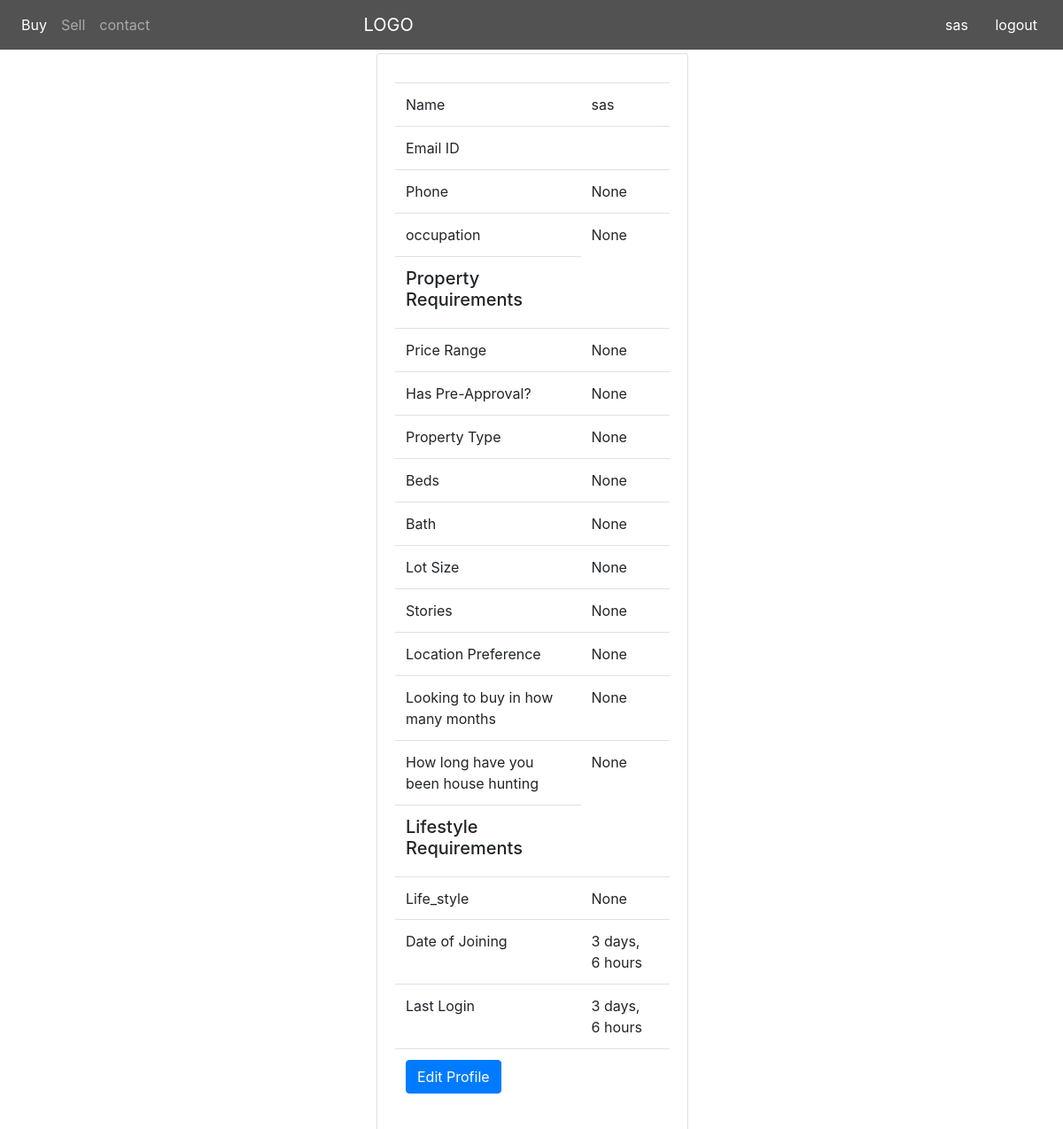
The app's page / (signed in) with its own data.
### mysite/models.py (models this page shows, shortened)
class profileModel(models.Model):
    user = models.ForeignKey(get_user_model(), on_delete= models.CASCADE)
    contactNumber = models.BigIntegerField(blank = True, null=True)
    approve = models.BooleanField(default=True)
    Teacher_or_Parent = models.CharField(max_length=10, blank=True, default='Buyer' ,choices=CHOICES_TYPE)
    occupation=models.CharField(max_length=200,blank=True,null=True)
    Price_Range=models.CharField(max_length=200,blank=True,null=True)
    has_pre_approval=models.CharField(max_length=200,blank=True,null=True)
    property_type=models.CharField(max_length=200,blank=True,null=True)
    beds=models.CharField(max_length=200,blank=True,null=True)
    bath=models.CharField(max_length=200,blank=True,null=True)
    lot_size=models.CharField(max_length=200,blank=True,null=True)
    stories=models.CharField(max_length=200,blank=True,null=True)
    location_preference=models.CharField(max_length=200,blank=True,null=True)
    looking_to_buy_in_how_many_months=models.CharField(max_length=200,blank=True,null=True)
    How_long_have_you_been_house_hunting=models.CharField(max_length=200,blank=True,null=True)
    Life_style = models.CharField(max_length=200,blank=True,null=True,choices=choice1)
    any_other = models.CharField(max_length=200,blank=True,null=True)

### mysite/views.py (the view)
# urls.py: 2. Add a URL to urlpatterns:  path('', views.home, name='home')
def home(request):
    if request.user.is_authenticated:
        try:
            profile = profileModel.objects.get(user=request.user)
        except:
            profile = None
        if profile.approve == True:
            context = {
                'profile': profile,
                'section': 'dashboard'
            }
            if profile.Teacher_or_Parent == 'Buyer':
                return render(request, 'mysite/home2.html', context)
            if profile.Teacher_or_Parent == 'Agent':
                return render(request, 'mysite/home2.html', context)
        else:
            return render(request, 'mysite/Approve.html')
    return render(request, 'mysite/home.html')

### mysite/templates/mysite/home2.html (shortened to what this page needs)
{% extends 'base.html' %}
{% block content %}
<div class="mx-auto" style="width: 350px;">
<div class="card" style="width: 22rem;">
    <div class="card-body">
      <table class="table">
          <tbody>
            <tr>
              <td>Name</td>
              <td>{{ request.user.username }}</td>
            </tr>
            <tr>
                <td>Email ID</td>
                <td>{{ request.user.email }}</td>
              </tr>
              {% if profile %}
                <tr>
                    <td>Phone</td>
                    <td>{{ profile.contactNumber }}</td>
                  </tr>
                  <tr>
                    <td>occupation</td>
                    <td>{{ profile.occupation }}</td>
                  </tr>
                  <tr>
           <td><h5>Property Requirements</h5></td>
                  </tr>
                  <tr>
                    <td>Price Range</td>
                    <td>{{ profile.Price_Range }}</td>
                  </tr>
                  <tr>
                    <td>Has Pre-Approval?</td>
                    <td>{{ profile.has_pre_approval }}</td>
                  </tr>
                  <tr>
                    <td>Property Type</td>
                    <td>{{ profile.property_type }}</td>
                  </tr>
                  <tr>
                    <td>Beds</td>
                    <td>{{ profile.beds }}</td>
                  </tr>
                  <tr>
                    <td>Bath</td>
                    <td>{{ profile.bath }}</td>
                  </tr>
                  <tr>
                    <td>Lot Size</td>
                    <td>{{ profile.lot_size }}</td>
                  </tr>
                  <tr>
                    <td>Stories</td>
                    <td>{{ profile.stories }}</td>
                  </tr>
                  <tr>
                    <td>Location Preference</td>
                    <td>{{ profile.location_preference }}</td>
                  </tr>
                  <tr>
                    <td>Looking to buy in how many months</td>
                    <td>{{ profile.looking_to_buy_in_how_many_months }}</td>
                  </tr>
                  <tr>
                    <td>How long have you been house hunting</td>
                    <td>{{ profile.How_long_have_you_been_house_hunting }}</td>
                  </tr> <tr>
                    <td><h5>Lifestyle Requirements </h5> </td>
                  </tr>
                   <tr>
                    <td>Life_style</td>
                    <td>{{ profile.Life_style }}</td>
                  </tr>
                  <tr>
                {% endif %}
            <tr>
                <td>Date of Joining</td>
                <td>{{ request.user.date_joined|timesince }}</td>
              </tr>
              <tr>
                  <td>Last Login</td>
                  <td>{{ request.user.last_login|timesince }}</td>
                </tr>
                <tr>
                  <td colspan="2">
                    <a href="{% url 'editProfile' %}" class="btn btn-primary">Edit Profile</a>
                  </td>
                </tr>
          </tbody>
        </table>
    </div>
  </div>
</div>
{% endblock %}

### mysite/templates/base.html (shortened to what this page needs)
{% load static %}
<!DOCTYPE html>
<html lang="en">
<head>
        <link rel="stylesheet" href="{% static 'music/css/style2.css' %}">
        <link rel='stylesheet' href='https://cdnjs.cloudflare.com/ajax/libs/twitter-bootstrap/4.3.0/css/bootstrap.css'>
        <link rel="stylesheet" href="https://cdnjs.cloudflare.com/ajax/libs/font-awesome/4.7.0/css/font-awesome.min.css">
</head>
<body style="margin-top: 5%">
    <header class="header-area">
            <nav class="navbar navbar-expand-md navbar-dark fixed-top ">
                <div class="collapse navbar-collapse" id="navbarCollapse">
                    <ul class="navbar-nav mr-auto">
                        <li class="nav-item active">
                            <a class="nav-link" href="#">Buy <span class="sr-only">(current)</span></a>
                        </li>
                        <li class="nav-item">
                            <a class="nav-link" href="#">Sell</a>
                        </li>
                        <li class="nav-item">
                            <a class="nav-link" href="{% url 'contact' %}">contact</a>
                        </li>
                        <a class="navbar-brand" style="padding-left: 100%" href="{% url 'home' %}">LOGO</a>
                    </ul>
                    {% block register %}
                    <div class="register-login-area text-white">
                        {% if request.user.is_authenticated %}
                        <a href="{% url 'editProfile' %}"
                            class="btn text-white">{{ request.user.username }}</a>
                            <a href="{% url 'logout' %}" class="btn text-white">logout</a>
                            {% else %}
                        <a href="{% url 'register' %}" class="btn text-white">SignUp</a>
                        <a href="{% url 'login' %}" class="btn text-white">Login</a>
                        {% endif %}
                    </div>
                    {%  endblock %}
                </div>
            </nav>
        </header>
    {% block content %}
    {% endblock %}
    </body>
    </html>

### mysite/static/music/css/style2.css (style rules this page uses)
.navbar { background-color: #525252; }
a { color: rgb(13, 124, 228); }

### records on screen
profileModel: contactNumber "None", occupation "None", Price_Range "None", has_pre_approval "None", property_type "None", beds "None", bath "None", lot_size "None", stories "None", location_preference "None", looking_to_buy_in_how_many_months "None", How_long_have_you_been_house_hunting "None", Life_style "None"

### other values on screen
{{ request.user.username }} "sas"
{{ request.user.date_joined|timesince }} "3 days, 6 hours"
{{ request.user.last_login|timesince }} "3 days, 6 hours"
